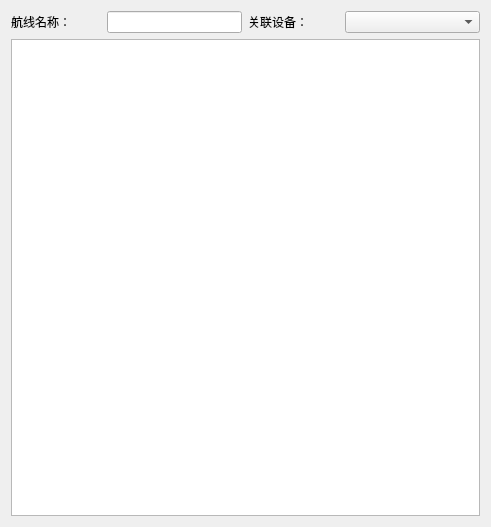
<?xml version="1.0" encoding="UTF-8"?>
<ui version="4.0">
 <class>RoutePlaningReportsDialog</class>
 <widget class="QWidget" name="RoutePlaningReportsDialog">
  <property name="geometry">
   <rect>
    <x>0</x>
    <y>0</y>
    <width>491</width>
    <height>527</height>
   </rect>
  </property>
  <property name="windowTitle">
   <string>Form</string>
  </property>
  <layout class="QGridLayout" name="gridLayout_2">
   <item row="0" column="0">
    <layout class="QGridLayout" name="gridLayout" columnstretch="2,3,2,3">
     <item row="0" column="0">
      <widget class="QLabel" name="label">
       <property name="text">
        <string>航线名称：</string>
       </property>
      </widget>
     </item>
     <item row="0" column="1">
      <widget class="QLineEdit" name="lineEdit"/>
     </item>
     <item row="0" column="2">
      <widget class="QLabel" name="label_2">
       <property name="text">
        <string>关联设备：</string>
       </property>
      </widget>
     </item>
     <item row="0" column="3">
      <widget class="QComboBox" name="comboBox"/>
     </item>
    </layout>
   </item>
   <item row="1" column="0">
    <widget class="QTableWidget" name="tableWidget"/>
   </item>
  </layout>
 </widget>
 <resources/>
 <connections/>
</ui>
